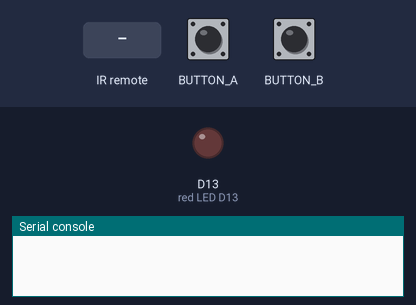
The program below on a simulated Circuit Playground running CircuitPython. On the bench: output pins drawn as LEDs (lit = HIGH), the last lines printed to the serial console. Inputs (shaded band) come from the test bench.

Above: at 1.2 s.
1.3 s: button A pressed for 0.15 s
At 2.1 s:
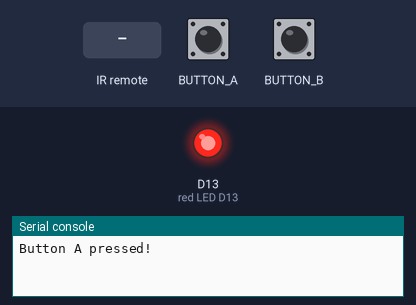
2.9 s: infrared code 0x45 received
At 3.4 s:
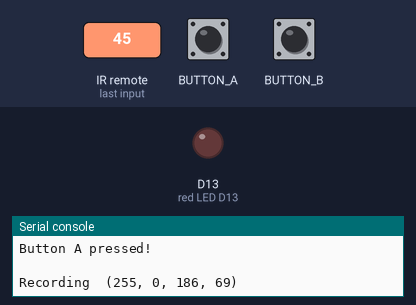
Timing chart, 0 to 5.9 s (numbered marks = the images above; inputs shaded):
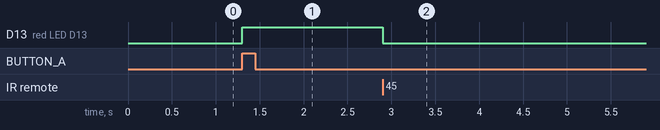

The program:

CODE.PY
```python
########### Infrared replay proof of concept.
########### Very niche application. Needs work to be more useful
########### Tested on Samsung projector and TVs.
########### Specifically, pulseout frequency and header, one and zero
########### symbols passed to GenericTransmit() won't work on all IR devices
########### Reference the CODES.JSON in TV-B-Gone project for frequency and
########### symbol tables. These may help you reverse-engineer your own TV.
import time
import pulseio
import board
import adafruit_irremote
from adafruit_circuitplayground.express import cpx

pulsein = pulseio.PulseIn(board.IR_RX, maxlen=120, idle_state=True)
decoder = adafruit_irremote.GenericDecode()
pulseout = pulseio.PulseOut(board.IR_TX, frequency=38338, duty_cycle=2 ** 15)
encoder = adafruit_irremote.GenericTransmit(header=[4460, 4500], one=[573, 567], zero=[573, 1680], trail=0)
while True:
    if cpx.button_a:
        print("Button A pressed! \n")
        cpx.red_led = True
        pulses = decoder.read_pulses(pulsein)
        received_code = decoder.decode_bits(pulses)
        print("Recording ", received_code)
        cpx.red_led = False
        # wait so the receiver can get the full message
        time.sleep(10)
    if cpx.button_b:
        print("Button B pressed! \n")
        cpx.red_led = True
        print("Replaying ", received_code)
        encoder.transmit(pulseout, received_code)
        cpx.red_led = False
        time.sleep(0.2)
```

Measured:
- after the input at 1.3 s, D13 (red LED D13): LOW → HIGH at once
- after the input at 2.9 s, D13 (red LED D13): HIGH → LOW at once
